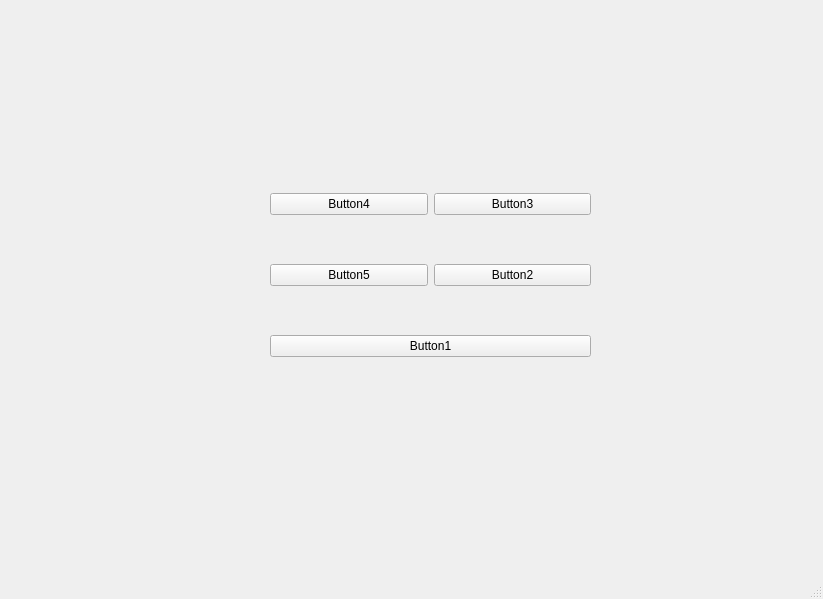
<?xml version="1.0" encoding="UTF-8"?>
<ui version="4.0">
 <class>MainWindow</class>
 <widget class="QMainWindow" name="MainWindow">
  <property name="geometry">
   <rect>
    <x>0</x>
    <y>0</y>
    <width>823</width>
    <height>599</height>
   </rect>
  </property>
  <property name="windowTitle">
   <string>MainWindow</string>
  </property>
  <widget class="QWidget" name="centralwidget">
   <widget class="QWidget" name="gridLayoutWidget">
    <property name="geometry">
     <rect>
      <x>270</x>
      <y>150</y>
      <width>321</width>
      <height>251</height>
     </rect>
    </property>
    <layout class="QGridLayout" name="gridLayout">
     <item row="1" column="0">
      <widget class="QPushButton" name="pushButton_5">
       <property name="text">
        <string>Button5</string>
       </property>
      </widget>
     </item>
     <item row="1" column="1">
      <widget class="QPushButton" name="pushButton_2">
       <property name="text">
        <string>Button2</string>
       </property>
      </widget>
     </item>
     <item row="0" column="0">
      <widget class="QPushButton" name="pushButton_4">
       <property name="text">
        <string>Button4</string>
       </property>
      </widget>
     </item>
     <item row="0" column="1">
      <widget class="QPushButton" name="pushButton_3">
       <property name="text">
        <string>Button3</string>
       </property>
      </widget>
     </item>
     <item row="2" column="0" colspan="2">
      <widget class="QPushButton" name="pushButton">
       <property name="text">
        <string>Button1</string>
       </property>
      </widget>
     </item>
    </layout>
   </widget>
  </widget>
  <widget class="QMenuBar" name="menubar">
   <property name="geometry">
    <rect>
     <x>0</x>
     <y>0</y>
     <width>823</width>
     <height>23</height>
    </rect>
   </property>
  </widget>
  <widget class="QStatusBar" name="statusbar"/>
 </widget>
 <resources/>
 <connections/>
</ui>
